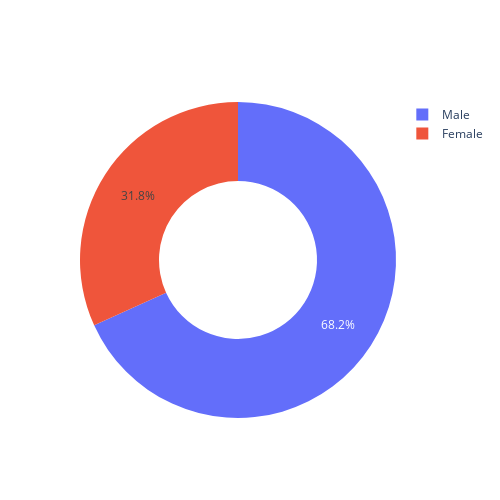

Notebook code cell kept with this figure:
### Code cell
#The below Pie chart shows us the distribution of Gender in the Heart diseases.
#It shows that in our dataset 68% of the patients are men whereas only 32% are women.

import plotly.graph_objects as go
labels = ['Male','Female']
values = data_v1['Sex'].value_counts()

# Use `hole` to create a donut-like pie chart
fig = go.Figure(data=[go.Pie(labels=labels, values=values, hole=.5)])
fig.update_layout(autosize=False,width=500,height=500)
fig.show()

### Figure 1 — Plotly figure (JSON) as saved in the notebook; plotly's stock layout.template omitted (floating-point values rounded to 4 significant figures)
{"data": [{"hole": 0.5, "labels": ["Male", "Female"], "type": "pie", "values": [206, 96]}], "layout": {"autosize": false, "height": 500, "width": 500}}
